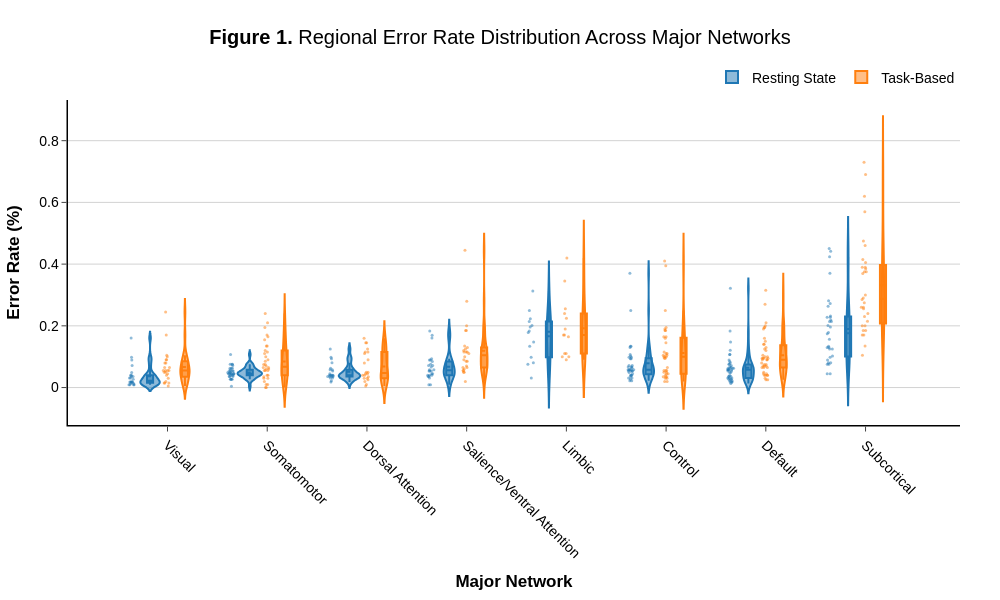

The notebook cell saved with this chart:
### Code cell
import plotly.express as px

# 1. Prepare Data
region_comparison = pd.concat([region_comparison_LH, region_comparison_RH], ignore_index=True)

df_plot = region_comparison.melt(
    id_vars=['region_name', 'major_network'], 
    value_vars=['rest_rate', 'task_rate'],
    var_name='Condition', value_name='Error Rate'
).replace({'rest_rate': 'Resting State', 'task_rate': 'Task-Based'})

# 2. Generate Figure
fig = px.violin(
    df_plot,
    x='major_network', 
    y='Error Rate', 
    color='Condition',
    box=True, 
    points='all', # "all" is good for transparency, "outliers" is cleaner for large N
    category_orders={"Condition": ["Resting State", "Task-Based"]},
    color_discrete_map={'Resting State': '#1f77b4', 'Task-Based': '#ff7f0e'}
)

# 3. Academic Styling
fig.update_layout(
    template='simple_white', # Cleaner than plotly_white for journals
    height=600, 
    width=1000,
    font=dict(family="Arial", size=14, color="black"),
    title={
        'text': "<b>Figure 1.</b> Regional Error Rate Distribution Across Major Networks",
        'y':0.95, 'x':0.5, 'xanchor': 'center', 'yanchor': 'top'
    },
    legend=dict(
        title="", # Removed for cleaner look
        orientation="h",
        yanchor="bottom",
        y=1.02,
        xanchor="right",
        x=1
    ),
    margin=dict(l=60, r=40, t=100, b=100)
)

# 4. Axis Refinement
fig.update_xaxes(
    title_text="<b>Major Network</b>", 
    tickangle=45,
    showline=True, 
    linewidth=1.5, 
    linecolor='black'
)

fig.update_yaxes(
    title_text="<b>Error Rate (%)</b>", 
    showgrid=True, 
    gridcolor='lightgrey',
    showline=True, 
    linewidth=1.5, 
    linecolor='black'
)

# 5. Violin Adjustments
fig.update_traces(
    meanline_visible=True,
    scalemode='width', # Ensures violins are comparable across networks
    marker=dict(size=3, opacity=0.5) # Smaller points prevent cluttering
)

fig.show()

### Figure 1 — Plotly figure (JSON) as saved in the notebook; plotly's stock layout.template omitted (floating-point values rounded to 4 significant figures; data arrays with more than 128 entries replaced by an {"elided": "..."} marker saying what was removed)
{"data": [{"alignmentgroup": "True", "box": {"visible": true}, "hovertemplate": "Condition=Resting State<br>major_network=%{x}<br>Error Rate=%{y}<extra></extra>", "legendgroup": "Resting State", "marker": {"color": "#1f77b4", "opacity": 0.5, "size": 3}, "meanline": {"visible": true}, "name": "Resting State", "offsetgroup": "Resting State", "orientation": "v", "points": "all", "scalegroup": "True", "scalemode": "width", "showlegend": true, "type": "violin", "x": {"elided": "232 str values"}, "x0": " ", "xaxis": "x", "y": {"elided": "232 float values"}, "y0": " ", "yaxis": "y"}, {"alignmentgroup": "True", "box": {"visible": true}, "hovertemplate": "Condition=Task-Based<br>major_network=%{x}<br>Error Rate=%{y}<extra></extra>", "legendgroup": "Task-Based", "marker": {"color": "#ff7f0e", "opacity": 0.5, "size": 3}, "meanline": {"visible": true}, "name": "Task-Based", "offsetgroup": "Task-Based", "orientation": "v", "points": "all", "scalegroup": "True", "scalemode": "width", "showlegend": true, "type": "violin", "x": {"elided": "232 str values"}, "x0": " ", "xaxis": "x", "y": {"elided": "232 float values"}, "y0": " ", "yaxis": "y"}], "layout": {"font": {"color": "black", "family": "Arial", "size": 14}, "height": 600, "legend": {"orientation": "h", "title": {"text": ""}, "tracegroupgap": 0, "x": 1, "xanchor": "right", "y": 1.02, "yanchor": "bottom"}, "margin": {"b": 100, "l": 60, "r": 40, "t": 100}, "title": {"text": "<b>Figure 1.</b> Regional Error Rate Distribution Across Major Networks", "x": 0.5, "xanchor": "center", "y": 0.95, "yanchor": "top"}, "violinmode": "group", "width": 1000, "xaxis": {"anchor": "y", "domain": [0, 1], "linecolor": "black", "linewidth": 1.5, "showline": true, "tickangle": 45, "title": {"text": "<b>Major Network</b>"}}, "yaxis": {"anchor": "x", "domain": [0, 1], "gridcolor": "lightgrey", "linecolor": "black", "linewidth": 1.5, "showgrid": true, "showline": true, "title": {"text": "<b>Error Rate (%)</b>"}}}}
